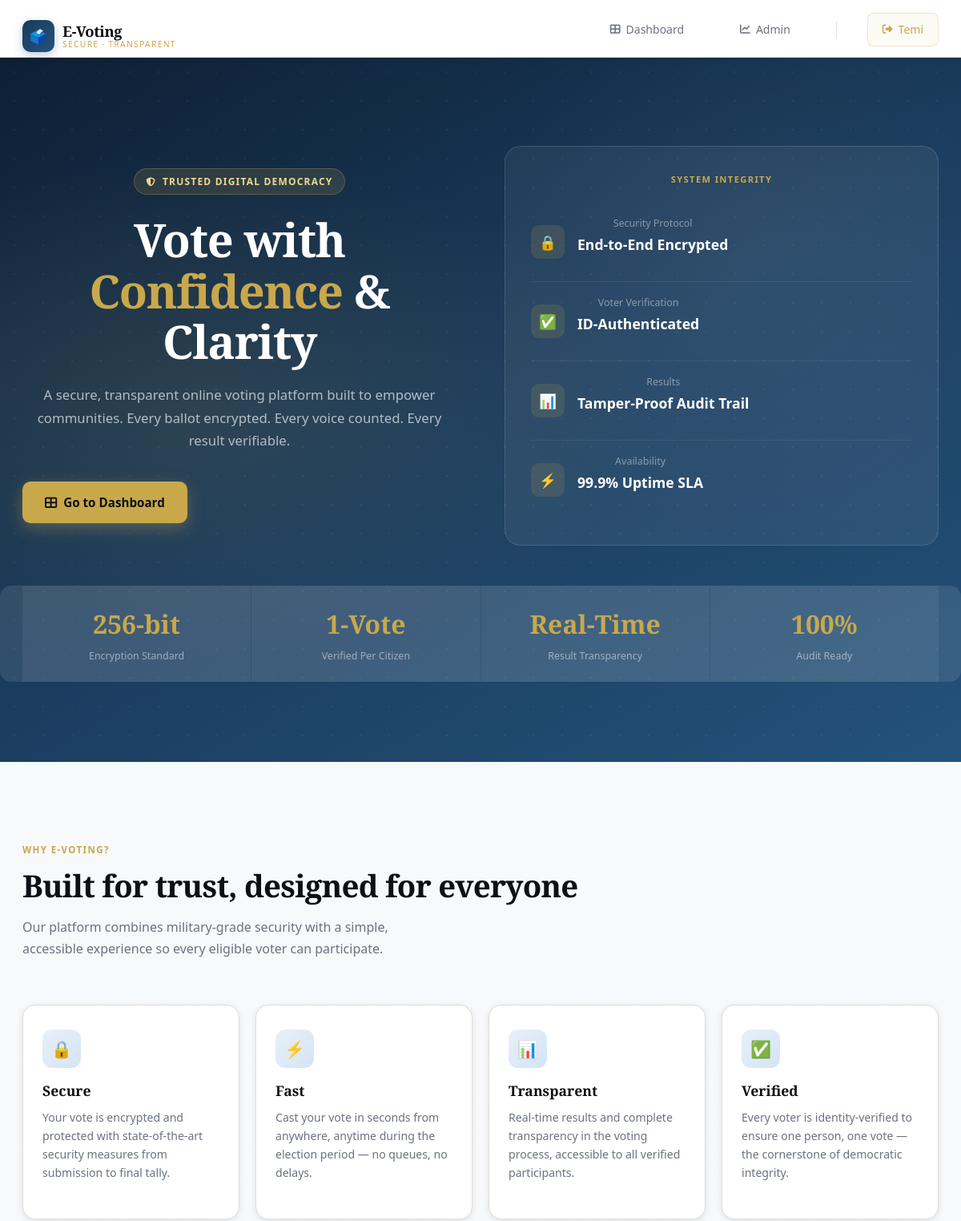
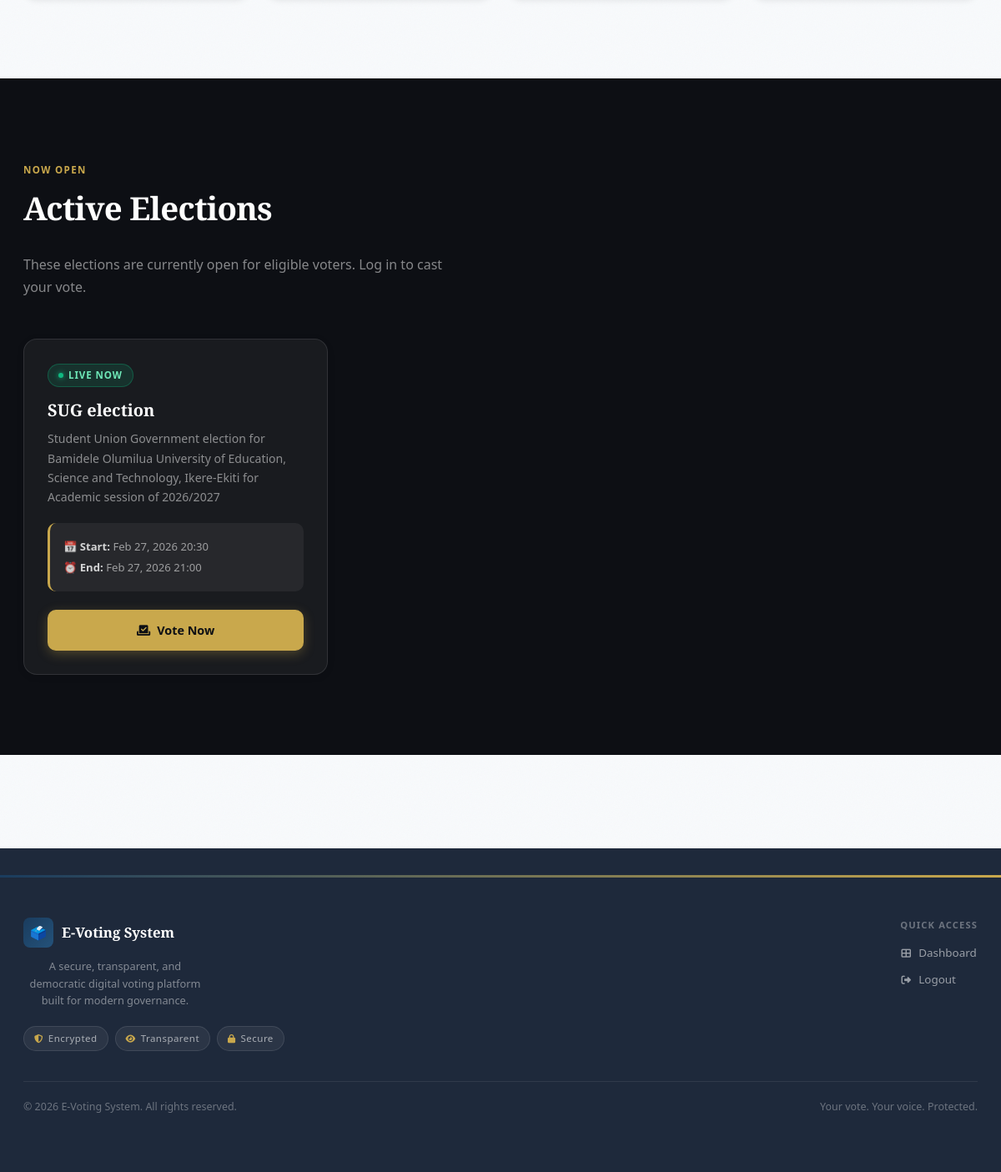
The app's page / (signed in) with its own data (2 pictures, top to bottom).
### voting/models.py (models this page shows, shortened)
class Election(models.Model):
    title = models.CharField(max_length=200)
    description = models.TextField()
    start_date = models.DateTimeField()
    end_date = models.DateTimeField()
    is_active = models.BooleanField(default=True)
    created_at = models.DateTimeField(auto_now_add=True)

### voting/views.py (the view)
# urls.py: path('', views.index, name='index'),
def index(request):
    elections = Election.objects.filter(is_active=True).order_by('-start_date')[:3]
    return render(request, 'voting/index.html', {'elections': elections})

### voting/templates/voting/index.html (shortened to what this page needs)
{% extends 'voting/base.html' %}
{% block content %}
<section class="hero">
    <div class="hero-bg"></div>
    <div class="hero-content">
        <div class="hero-left">
            <span class="hero-eyebrow"><i class="fas fa-shield-alt"></i> Trusted Digital Democracy</span>
            <h1>Vote with <span class="gold">Confidence</span> & Clarity</h1>
            <p class="hero-desc">
                A secure, transparent online voting platform built to empower communities.
                Every ballot encrypted. Every voice counted. Every result verifiable.
            </p>
            <div class="hero-btns">
                {% if not user.is_authenticated %}
                <a href="{% url 'register' %}" class="btn-hero-primary">
                    <i class="fas fa-user-plus"></i> Register to Vote
                </a>
                <a href="{% url 'login' %}" class="btn-hero-secondary">
                    <i class="fas fa-sign-in-alt"></i> Sign In
                </a>
                {% else %}
                <a href="{% url 'dashboard' %}" class="btn-hero-primary">
                    <i class="fas fa-th-large"></i> Go to Dashboard
                </a>
                {% endif %}
            </div>
        </div>
        <div class="hero-right">
            <div class="trust-card">
                <p class="trust-card-title">System Integrity</p>
                <div class="trust-stat">
                    <div class="trust-stat-icon">🔒</div>
                    <div>
                        <p class="trust-stat-label">Security Protocol</p>
                        <p class="trust-stat-value">End-to-End Encrypted</p>
                    </div>
                </div>
                <div class="trust-stat">
                    <div class="trust-stat-icon">✅</div>
                    <div>
                        <p class="trust-stat-label">Voter Verification</p>
                        <p class="trust-stat-value">ID-Authenticated</p>
                    </div>
                </div>
                <div class="trust-stat">
                    <div class="trust-stat-icon">📊</div>
                    <div>
                        <p class="trust-stat-label">Results</p>
                        <p class="trust-stat-value">Tamper-Proof Audit Trail</p>
                    </div>
                </div>
                <div class="trust-stat">
                    <div class="trust-stat-icon">⚡</div>
                    <div>
                        <p class="trust-stat-label">Availability</p>
                        <p class="trust-stat-value">99.9% Uptime SLA</p>
                    </div>
                </div>
            </div>
        </div>
    </div>
    <div class="hero-stats-strip">
        <div class="hero-stat">
            <div class="hero-stat-num">256-bit</div>
            <div class="hero-stat-lbl">Encryption Standard</div>
        </div>
        <div class="hero-stat">
            <div class="hero-stat-num">1-Vote</div>
            <div class="hero-stat-lbl">Verified Per Citizen</div>
        </div>
        <div class="hero-stat">
            <div class="hero-stat-num">Real-Time</div>
            <div class="hero-stat-lbl">Result Transparency</div>
        </div>
        <div class="hero-stat">
            <div class="hero-stat-num">100%</div>
            <div class="hero-stat-lbl">Audit Ready</div>
        </div>
    </div>
</section>
<section class="section">
    <div class="section-inner">
        <span class="section-label">Why E-Voting?</span>
        <h2 class="section-title">Built for trust, designed for everyone</h2>
        <p class="section-desc">Our platform combines military-grade security with a simple, accessible experience so every eligible voter can participate.</p>
        <div class="features-grid">
            <div class="feature-card">
                <div class="feature-icon-wrap">🔒</div>
                <h3>Secure</h3>
                <p>Your vote is encrypted and protected with state-of-the-art security measures from submission to final tally.</p>
            </div>
            <div class="feature-card">
                <div class="feature-icon-wrap">⚡</div>
                <h3>Fast</h3>
                <p>Cast your vote in seconds from anywhere, anytime during the election period — no queues, no delays.</p>
            </div>
            <div class="feature-card">
                <div class="feature-icon-wrap">📊</div>
                <h3>Transparent</h3>
                <p>Real-time results and complete transparency in the voting process, accessible to all verified participants.</p>
            </div>
            <div class="feature-card">
                <div class="feature-icon-wrap">✅</div>
                <h3>Verified</h3>
                <p>Every voter is identity-verified to ensure one person, one vote — the cornerstone of democratic integrity.</p>
            </div>
        </div>
    </div>
</section>
{% if elections %}
<section class="elections-section">
    <div class="section-inner">
        <span class="section-label">Now Open</span>
        <h2 class="section-title">Active Elections</h2>
        <p class="section-desc">These elections are currently open for eligible voters. Log in to cast your vote.</p>
        <div class="elections-grid">
            {% for election in elections %}
            <div class="election-card">
                <span class="election-card-tag">Live Now</span>
                <h3>{{ election.title }}</h3>
                <p>{{ election.description|truncatewords:20 }}</p>
                <div class="election-dates">
                    <p><strong>📅 Start:</strong> {{ election.start_date|date:"M d, Y H:i" }}</p>
                    <p><strong>⏰ End:</strong> {{ election.end_date|date:"M d, Y H:i" }}</p>
                </div>
                {% if user.is_authenticated %}
                <a href="{% url 'vote' election.id %}" class="btn-election btn-election-primary">
                    <i class="fas fa-vote-yea"></i> Vote Now
                </a>
                {% else %}
                <a href="{% url 'login' %}" class="btn-election btn-election-ghost">
                    <i class="fas fa-sign-in-alt"></i> Login to Vote
                </a>
                {% endif %}
            </div>
            {% endfor %}
        </div>
    </div>
</section>
{% endif %}
{% endblock %}

### voting/templates/voting/base.html (shortened to what this page needs)
<!DOCTYPE html>
<html lang="en">
<head>
    <link rel="stylesheet" href="https://cdnjs.cloudflare.com/ajax/libs/font-awesome/6.4.0/css/all.min.css">
    <link href="https://cdn.jsdelivr.net/npm/bootstrap@5.3.0/dist/css/bootstrap.min.css" rel="stylesheet">
    <link rel="stylesheet" href="/static/voting/css/style.css">
</head>
<body>
    <nav class="navbar">
        <div class="container">
            <div class="nav-brand">
                <a href="{% url 'index' %}">
                    <span class="brand-icon">🗳️</span>
                    <span class="brand-text">
                        <span class="brand-name">E-Voting</span>
                        <span class="brand-tagline">Secure · Transparent</span>
                    </span>
                </a>
            </div>
            <ul class="nav-menu">
                {% if user.is_authenticated %}
                    <li>
                        <a href="{% url 'dashboard' %}">
                            <i class="fas fa-th-large"></i> Dashboard
                        </a>
                    </li>
                    {% if user.is_staff %}
                        <li>
                            <a href="{% url 'admin_dashboard' %}">
                                <i class="fas fa-chart-line"></i> Admin
                            </a>
                        </li>
                    {% endif %}
                    <li class="nav-accent">
                        <a href="{% url 'logout' %}">
                            <i class="fas fa-sign-out-alt"></i> {{ user.username }}
                        </a>
                    </li>
                {% endif %}
            </ul>
        </div>
    </nav>
    <main>
        {% block content %}
        {% endblock %}
    </main>
    <footer class="footer">
        <div class="footer-gold-line"></div>
        <div class="footer-inner">
            <div>
                <div class="footer-brand">
                    <span class="footer-brand-icon">🗳️</span>
                    <span class="footer-brand-name">E-Voting System</span>
                </div>
                <p class="footer-tagline">
                    A secure, transparent, and democratic digital voting platform built for modern governance.
                </p>
                <div class="footer-badges">
                    <span class="footer-badge"><i class="fas fa-shield-alt"></i> Encrypted</span>
                    <span class="footer-badge"><i class="fas fa-eye"></i> Transparent</span>
                    <span class="footer-badge"><i class="fas fa-lock"></i> Secure</span>
                </div>
            </div>
            <div>
                <p style="font-size:0.7rem;font-weight:600;letter-spacing:0.1em;text-transform:uppercase;color:rgba(255,255,255,0.35);margin-bottom:14px;">Quick Access</p>
                <div style="display:flex;flex-direction:column;gap:10px;">
                    {% if user.is_authenticated %}
                    <a href="{% url 'dashboard' %}" style="color:rgba(255,255,255,0.55);text-decoration:none;font-size:0.84rem;display:flex;align-items:center;gap:8px;transition:color .2s;" onmouseover="this.style.color='#c9a84c'" onmouseout="this.style.color='rgba(255,255,255,0.55)'">
                        <i class="fas fa-th-large" style="font-size:0.72rem;width:14px;"></i> Dashboard
                    </a>
                    <a href="{% url 'logout' %}" style="color:rgba(255,255,255,0.55);text-decoration:none;font-size:0.84rem;display:flex;align-items:center;gap:8px;transition:color .2s;" onmouseover="this.style.color='#c9a84c'" onmouseout="this.style.color='rgba(255,255,255,0.55)'">
                        <i class="fas fa-sign-out-alt" style="font-size:0.72rem;width:14px;"></i> Logout
                    </a>
                    {% endif %}
                </div>
            </div>
        </div>
        <div class="footer-divider"></div>
        <div class="footer-bottom">
            <p class="footer-copy">© 2026 E-Voting System. All rights reserved.</p>
            <p class="footer-copy">Your vote. Your voice. Protected.</p>
        </div>
    </footer>
</body>
</html>

### voting/static/voting/css/style.css (style rules this page uses)
* { margin: 0; padding: 0; box-sizing: border-box; }
:root { --primary: #2563eb; --primary-dark: #1e40af; --secondary: #64748b; --success: #10b981; --danger: #ef4444; --warning: #f59e0b; --light: #f8fafc; --dark: #1e293b; --border: #e2e8f0; }
body { font-family: 'Segoe UI', Tahoma, Geneva, Verdana, sans-serif; line-height: 1.6; color: var(--dark); background-color: var(--light); }
.container { max-width: 1200px; margin: 0 auto; padding: 0 20px; }
.navbar { background: white; box-shadow: 0 2px 4px rgba(0,0,0,0.1); padding: 1rem 0; position: sticky; top: 0; z-index: 1000; }
.navbar .container { display: flex; justify-content: space-between; align-items: center; }
.nav-brand a { font-size: 1.5rem; font-weight: bold; color: var(--primary); text-decoration: none; }
.nav-menu { display: flex; list-style: none; gap: 2rem; }
.nav-menu a { color: var(--dark); text-decoration: none; font-weight: 500; transition: color 0.3s; }
.hero { background: linear-gradient(135deg, var(--primary) 0%, var(--primary-dark) 100%); color: white; padding: 4rem 0; text-align: center; }
.hero h1 { font-size: 3rem; margin-bottom: 1rem; }
.features-grid { display: grid; grid-template-columns: repeat(auto-fit, minmax(250px, 1fr)); gap: 2rem; }
.feature-card { padding: 2rem; background: white; border-radius: 12px; box-shadow: 0 2px 8px rgba(0,0,0,0.1); }
.feature-card h3 { margin-bottom: 0.5rem; color: var(--primary); }
.elections-grid { display: grid; grid-template-columns: repeat(auto-fill, minmax(300px, 1fr)); gap: 2rem; }
.election-card { background: white; border-radius: 12px; padding: 2rem; box-shadow: 0 2px 8px rgba(0,0,0,0.1); transition: transform 0.3s; }
.election-card h3 { color: var(--primary); margin-bottom: 1rem; }
.election-dates { margin: 1rem 0; padding: 1rem; background: var(--light); border-radius: 8px; }
.elections-section { margin-bottom: 3rem; }
.elections-section h2 { margin-bottom: 2rem; }
.footer { background: var(--dark); color: white; text-align: center; padding: 2rem 0; margin-top: 4rem; }

### records on screen
Election: title "SUG election", description "Student Union Government election for Bamidele Olumilua University of Education, Science and Technology, Ikere-Ekiti for Academic session of 2026/2027", start_date "Feb 27, 2026 20:30", end_date "Feb 27, 2026 21:00"

### other values on screen
{{ user.username }} "Temi"
